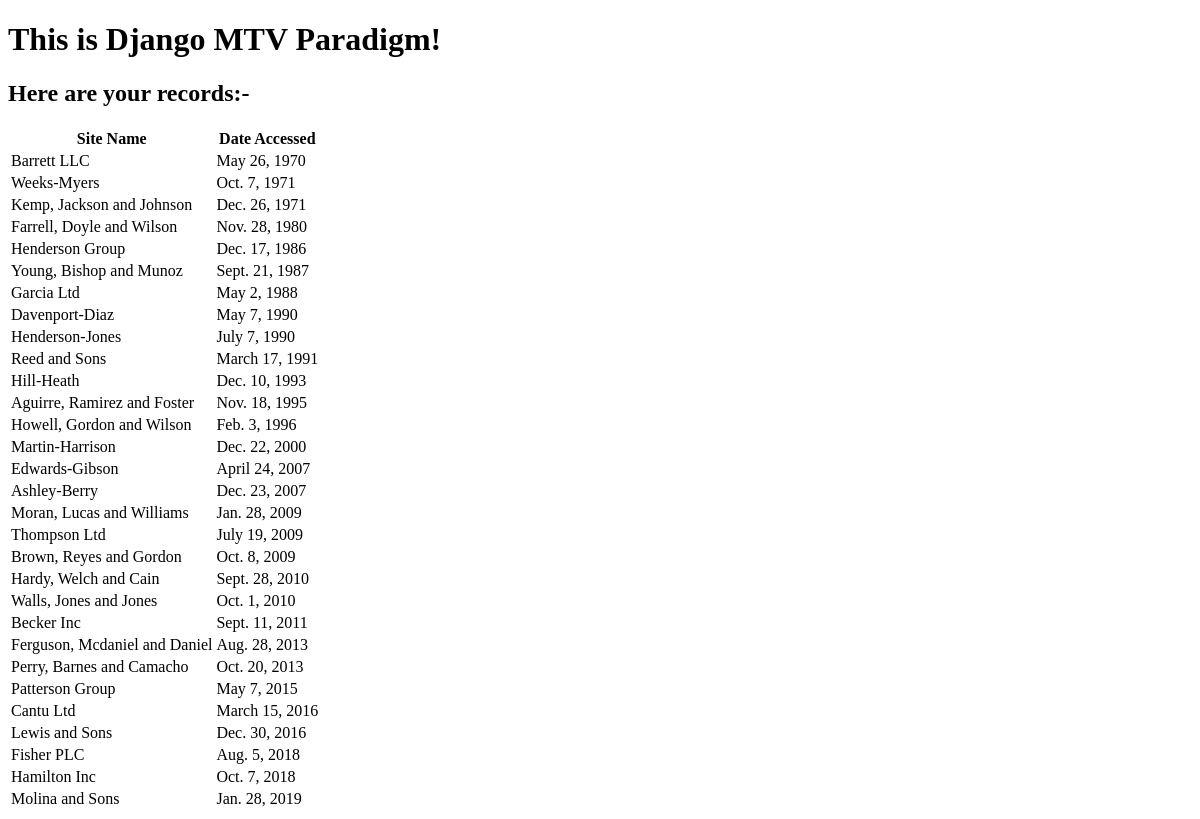
/helloworld, run on an earlier commit of the app's database.
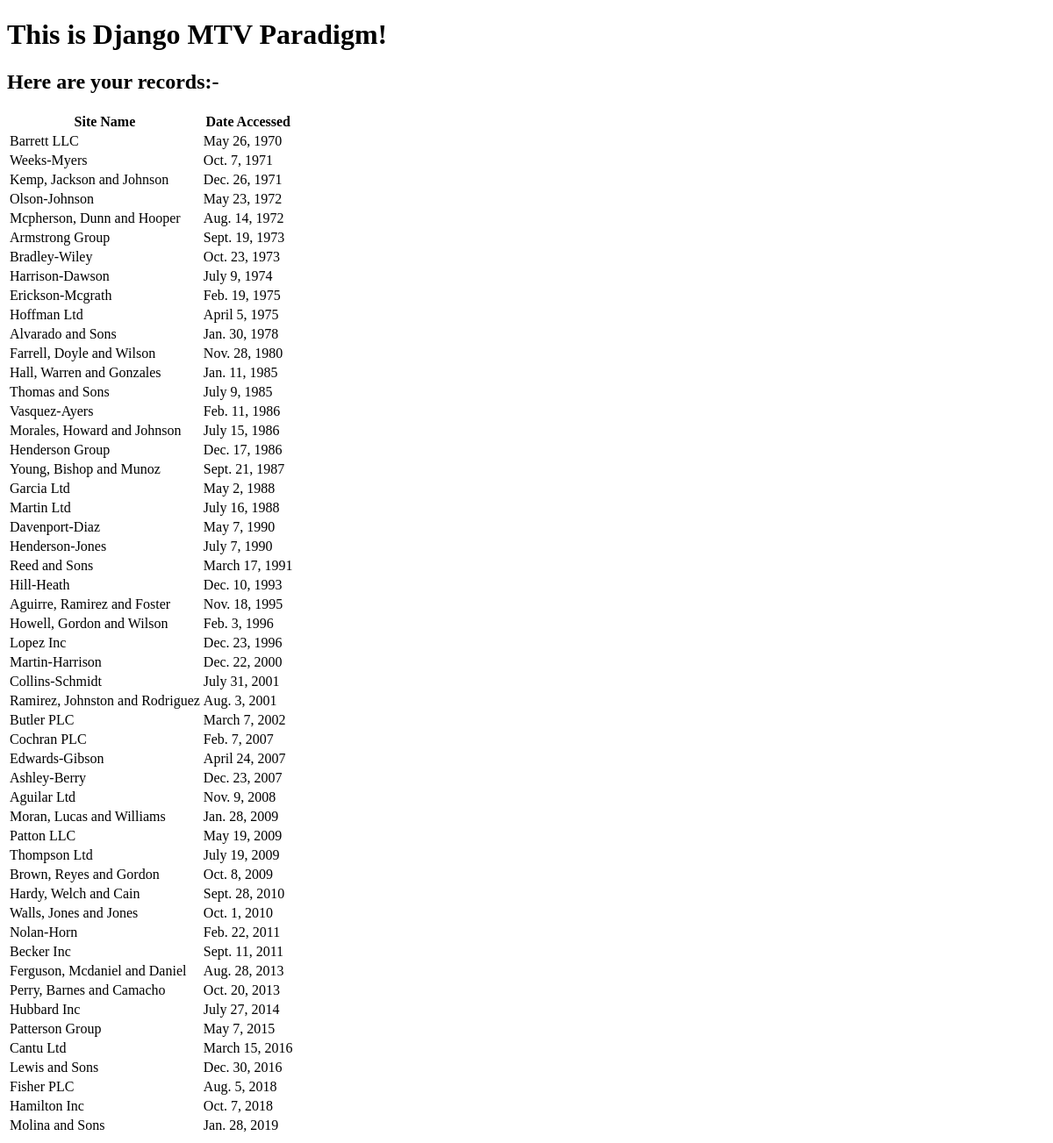
And on a later commit of the database.
### firstapp/models.py (models this page shows, shortened)
class AccessRecord(models.Model):
    name=models.ForeignKey('WebPage',on_delete=models.PROTECT)
    date=models.DateField()

class WebPage(models.Model):
    topic= models.ForeignKey('Topic',on_delete=models.PROTECT)
    name= models.CharField(max_length=264, unique=True)
    url= models.URLField(unique=True)
    def __str__(self):
        return self.name

### firstapp/views.py (the view)
# urls.py: path('',views.index, name='index'),
def index(request):
    webpages_list=AccessRecord.objects.order_by('date')
    date_dict={'accessrecord': webpages_list}
    return render(request,'firstapp/index.html',context=date_dict)

### Templates/firstapp/index.html (shortened to what this page needs)
<!DOCTYPE html>
<html lang="en" dir="ltr">
  <head>
  </head>
  <body>
    <h1>This is Django MTV Paradigm!</h1>
    <h2>Here are your records:-</h2>
    <div class="DjangoMTV">
      {% if accessrecord %}
      <table>
        <thead>
          <th>Site Name</th>
          <th>Date Accessed</th>
        </thead>
        {% for acc in accessrecord %}
        <tr>
          <td>{{ acc.name }}</td>
          <td>{{ acc.date }}</td>
        </tr>
        {% endfor %}
      </table>
      {% else %}
      <p>No records found!</p>
      {% endif %}
    </div>
  </body>
</html>

What changed in the data, as far as the page shows it:
added AccessRecord: name "Olson-Johnson", date "May 23, 1972"
added AccessRecord: name "Mcpherson, Dunn and Hooper", date "Aug. 14, 1972"
added AccessRecord: name "Armstrong Group", date "Sept. 19, 1973"
added AccessRecord: name "Bradley-Wiley", date "Oct. 23, 1973"
added AccessRecord: name "Harrison-Dawson", date "July 9, 1974"
added AccessRecord: name "Erickson-Mcgrath", date "Feb. 19, 1975"
added AccessRecord: name "Hoffman Ltd", date "April 5, 1975"
added AccessRecord: name "Alvarado and Sons", date "Jan. 30, 1978"
added AccessRecord: name "Hall, Warren and Gonzales", date "Jan. 11, 1985"
added AccessRecord: name "Thomas and Sons", date "July 9, 1985"
added AccessRecord: name "Vasquez-Ayers", date "Feb. 11, 1986"
added AccessRecord: name "Morales, Howard and Johnson", date "July 15, 1986"
added AccessRecord: name "Martin Ltd", date "July 16, 1988"
added AccessRecord: name "Lopez Inc", date "Dec. 23, 1996"
added AccessRecord: name "Collins-Schmidt", date "July 31, 2001"
added AccessRecord: name "Ramirez, Johnston and Rodriguez", date "Aug. 3, 2001"
added AccessRecord: name "Butler PLC", date "March 7, 2002"
added AccessRecord: name "Cochran PLC", date "Feb. 7, 2007"
added AccessRecord: name "Aguilar Ltd", date "Nov. 9, 2008"
added AccessRecord: name "Patton LLC", date "May 19, 2009"
added AccessRecord: name "Nolan-Horn", date "Feb. 22, 2011"
added AccessRecord: name "Hubbard Inc", date "July 27, 2014"
